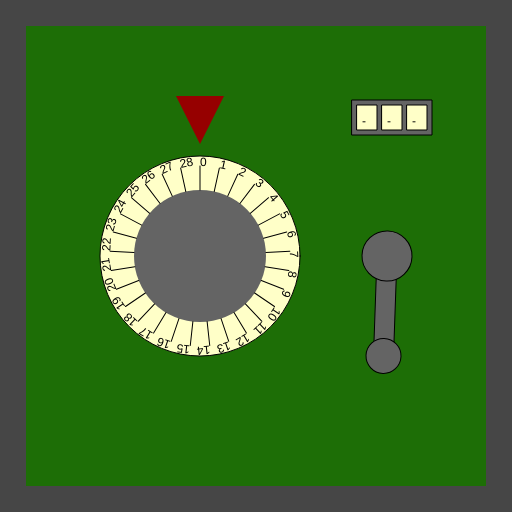
Frame 1 (no input)
Frame 60 (no input): identical to frame 1, image omitted
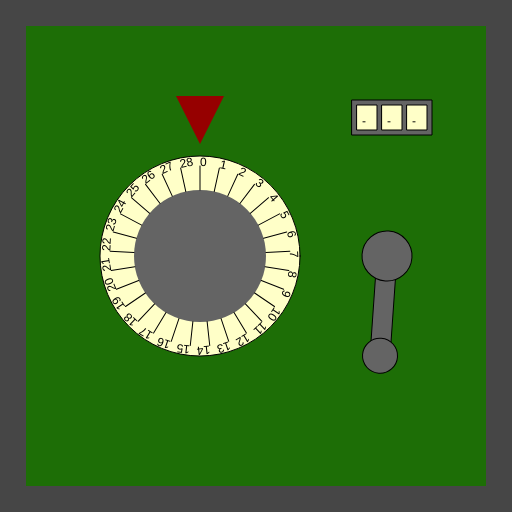
Frame 120 (the mouse pressed at the canvas centre since frame 60)

The p5.js sketch that drew these frames (run headless with seeded random() and noise() and a simulated clock; from frame 60 on, the mouse is pressed at the canvas centre):

// p5.js sketch
// ── sketch.js
/*

Officer: 5533988
CaseNum: 303-1-11060496-5533988

Case 303 - The Case of the Crooked Attorney
Stage 2 - Torvalds' House

This safe is in Torvalds’ home study. Be careful. If you get caught, I don’t know you !

Crack this safe by doing the following:

	When any key is pressed:
	- Increment Cryptic_Safe_Val_A by 3

	Whilst the mouse is moving:
	- Decrement Cryptic_Safe_Val_B by 2

	When the mouse button is released:
	- Make Cryptic_Safe_Val_C equal to the string "QTF"

	Whilst the mouse is being dragged:
	- Make Cryptic_Safe_Val_C equal to the string "PUH"



This time you'll need to create the relevant event handlers yourself.

There are many possible ways of investigating this case, but you
should use ONLY the following commands:

	- The assignment operator aka. the equals sign !
	- Incrementing +=
	- Decrementing -=

*/

//declare the variables

var Cryptic_Safe_Val_A;
var Cryptic_Safe_Val_B;
var Cryptic_Safe_Val_C;


function preload()
{
	//IMAGES WILL BE LOADED HERE

}

function setup()
{
	createCanvas(512,512);

	//initialise the variables
	Cryptic_Safe_Val_A = 0;
	Cryptic_Safe_Val_B = 0;
	Cryptic_Safe_Val_C = "";

}

///////////////////EVENT HANDLERS///////////////////

//Create event handlers here to open the safe ...

function keyPressed() {
	Cryptic_Safe_Val_A += 3
}

function mouseMoved() {
	Cryptic_Safe_Val_B -= 2
}

function mouseReleased() {
	Cryptic_Safe_Val_C = "QTF"
}

function mouseDragged() {
	Cryptic_Safe_Val_C = "PUH"
}

///////////////DO NOT CHANGE CODE BELOW THIS POINT///////////////////

function draw()
{

	//Draw the safe door
	background(70);
	noStroke();
	fill(29,110,6);
	rect(26,26,width-52,width-52);

	//Draw the combination dial
	push();
	translate(200,height/2);
	drawDial(200, Cryptic_Safe_Val_A, 29);
	pop();

	//Draw the lever
	push();
	translate(width - 125,256);
	drawLever(Cryptic_Safe_Val_B);
	pop();

	//Draw the spinner
	push();
	translate(width - 120,100);
	drawSpinner(3, Cryptic_Safe_Val_C);
	pop();

}

function drawDial(diameter,num,maxNum)
{
	//the combination lock

	var r = diameter * 0.5;
	var p = r * 0.6;

	stroke(0);
	fill(255,255,200);
	ellipse(0,0,diameter,diameter);
	fill(100);
	noStroke();
	ellipse(0,0,diameter*0.66,diameter*0.66);
	fill(150,0,0);
	triangle(
		-p * 0.4,-r-p,
		p * 0.4,-r-p,
		0,-r-p/5
	);

	noStroke();

	push();
	var inc = 360/maxNum;

	rotate(radians(-num * inc));
	for(var i = 0; i < maxNum; i++)
	{
		push();
		rotate(radians(i * inc));
		stroke(0);
		line(0,-r*0.66,0,-(r-10));
		noStroke();
		fill(0);
		text(i,0,-(r-10));
		pop();
	}

	pop();
}

function drawLever(rot)
{
	push();
	rotate(radians(-rot))
	stroke(0);
	fill(100);
	rect(-10,0,20,100);
	ellipse(0,0,50,50);
	ellipse(0,100,35,35);
	pop();
}

function drawSpinner(numSpinners, val)
{
	var sw = 20;
	var ow = (sw + 5) * numSpinners + 5;
	stroke(0);
	fill(100);
	rect(-ow/2,0,ow,35);
	if(typeof(val) == "number")
	{
		val = floor(val).toString(); //convert to string
	}


	for(var d = numSpinners - val.length; d > 0; d--)
	{
		val = "-" + val;
	}

	for(var i = 0; i < numSpinners; i++)
	{
		stroke(0);
		fill(255,255,200);
		rect(-ow/2 + i * (sw + 5) + 5,5,20,25);
		fill(0);
		noStroke();
		text(val[i],-ow/2 + sw/2 + i * (sw +5),25);
	}

}
